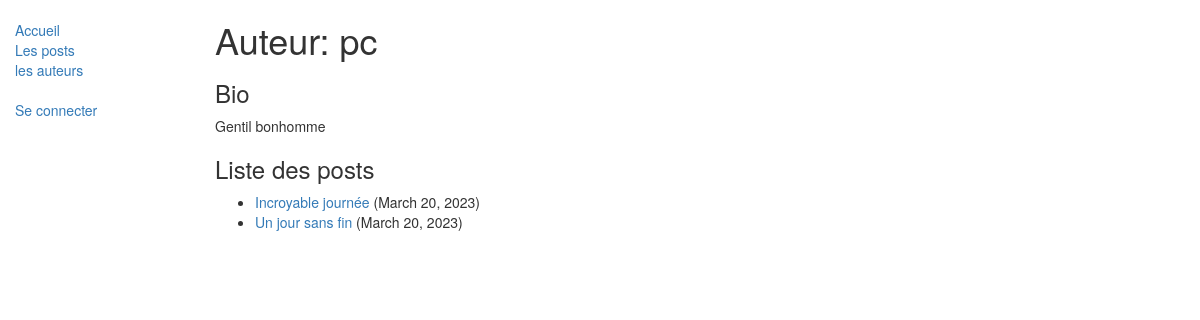
Screenshot of /blogger/1 with the database file from the repository.
### blog/models.py (models this page shows, shortened)
class BlogAuthor(models.Model):
    user = models.OneToOneField(User, on_delete=models.SET_NULL, null=True)
    bio = models.TextField(max_length=400, help_text="Entrer votre biographie")
    class Meta:
        ordering = ["user", "bio"]
    def __str__(self):
        return self.user.username

class Blog(models.Model):
    name = models.CharField(max_length=200)
    description = models.TextField(max_length=2000, help_text="Entrer une description")
    post_date = models.DateField(auto_now_add=True)
    author = models.ForeignKey(BlogAuthor, on_delete=models.SET_NULL, null=True)
    class Meta:
        ordering = ["-post_date"]
    def get_absolute_url(self):
        return reverse('blog:blog-detail', args=[str(self.id)])

### blog/views.py (the view)
class BlogListByAuthorView(generic.ListView):
    model = Blog
    paginate_by = 5
    template_name = 'blog/blog_list_by_author.html'
    def get_queryset(self):
        id = self.kwargs['pk']
        target_author = get_object_or_404(BlogAuthor, pk=id)
        return Blog.objects.filter(author=target_author)
    def get_context_data(self, **kwargs):
        context = super(BlogListByAuthorView, self).get_context_data(**kwargs)
        context['blogger'] = get_object_or_404(BlogAuthor, pk=self.kwargs['pk'])
        return context

### blog/templates/blog/blog_list_by_author.html
{% extends "base.html" %}
{% block content %}
    <h1>Auteur: {{blogger}}</h1>
    <h3>Bio</h3>
    <p>{{blogger.bio}}</p>
    {% if blog_list %}
    <h3>Liste des posts</h3>
    <ul>
      {% for blog in blog_list %}
      <li>
        <a href="{{ blog.get_absolute_url }}">{{ blog.name }}</a> ({{blog.post_date}})</a>
      </li>
      {% endfor %}
    </ul>
    {% else %}
      <p>L'auteur n'a rien posté pour le moment</p>
    {% endif %}
{% endblock %}

### rows the page displays
BlogAuthor: user.username "pc", bio "Gentil bonhomme"
Blog: name "Incroyable journée", post_date "March 20, 2023"
Blog: name "Un jour sans fin", post_date "March 20, 2023"
